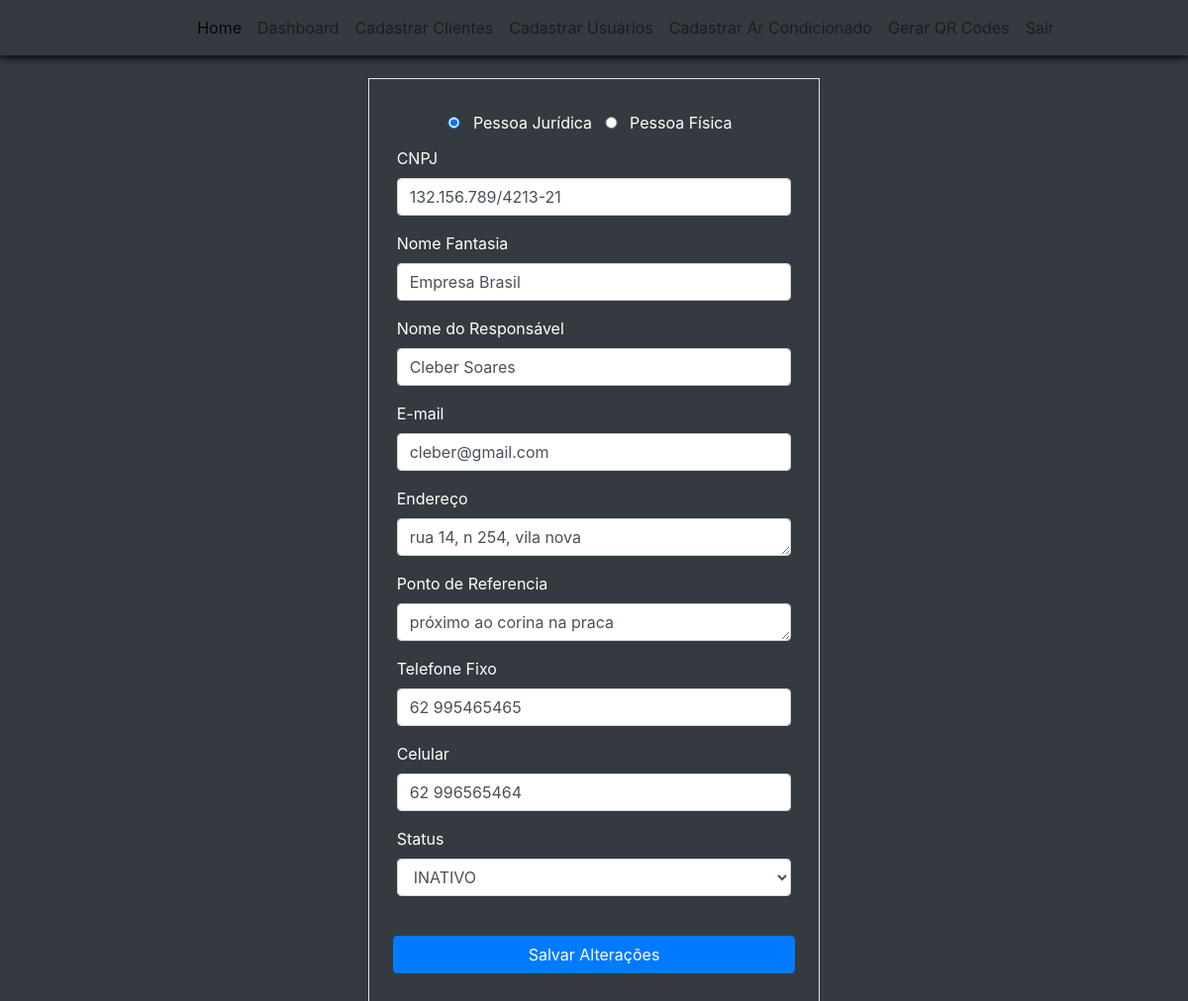
/edicao-cliente/12 (signed in), run on an earlier commit of the app's database.
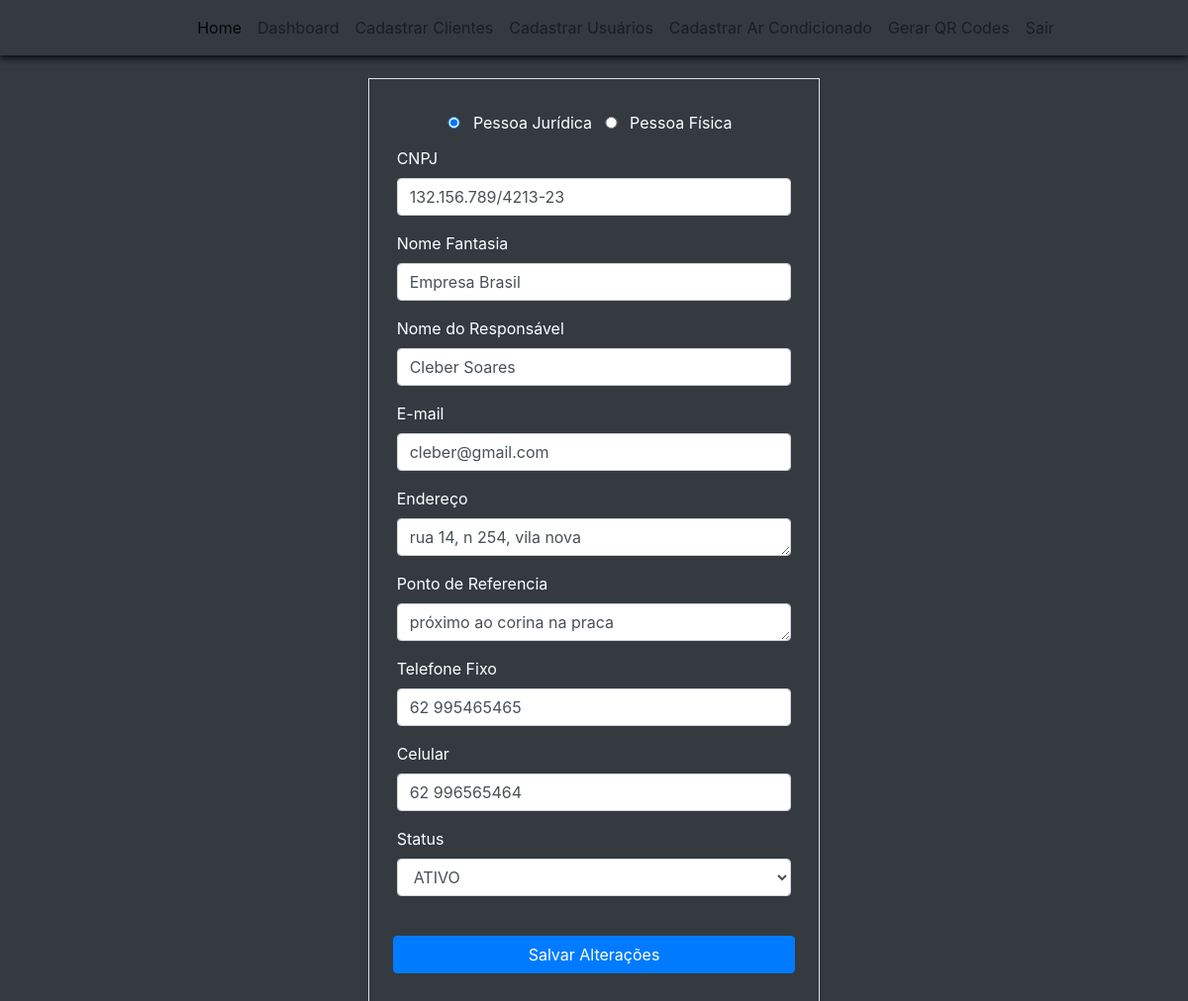
And on a later commit of the database.
### climaxcool/models.py (models this page shows)
class Customers(database.Model):
    id = database.Column(database.Integer, primary_key=True)
    type_customer = database.Column(database.String, nullable=False)
    number_register_customer = database.Column(database.String, nullable=False, unique=True)
    name_customer = database.Column(database.String, nullable=False)
    name_responsible = database.Column(database.String)
    email = database.Column(database.String)
    address = database.Column(database.String)
    telephone_fixed = database.Column(database.String)
    telephone_mobile = database.Column(database.String, nullable=False)
    reference_point = database.Column(database.String)
    status_customer = database.Column(database.String, default="ATIVO")
    date_create = database.Column(database.DateTime, nullable=False, default=datetime.utcnow)
    date_last_update = database.Column(database.DateTime, default=datetime.utcnow, onupdate=datetime.utcnow)
    id_user = database.Column(database.Integer, database.ForeignKey('users.id'), nullable=False)
    equipment = database.relationship('Equipments', backref='company_asset', lazy=True)

### climaxcool/routes/routes.py (the view)
@app.route('/edicao-cliente/<customer_id>', methods=['POST', 'GET'])
@login_required
def customers_update(customer_id):
    customers_update = customers_viewmodel.customers_update(customer_id)
    return customers_update

### climaxcool/forms.py (shortened to what this page needs)
class FormCustomerRegistration(FlaskForm):
    edit_mode = HiddenField()
    type_customer = RadioField('Tipo de Cliente', choices=["Pessoa Jurídica", "Pessoa Física"], validators=[DataRequired()])
    number_register_customer =  StringField('CNPJ')
    name_customer = StringField('Nome Fantasia', validators=[DataRequired()])
    name_responsible = StringField('Nome do Responsável')
    email = StringField('E-mail', validators=[DataRequired(), Email()])
    address = TextAreaField('Endereço')
    telephone_fixed = StringField('Telefone Fixo')
    telephone_mobile = StringField('Celular')
    reference_point = TextAreaField('Ponto de Referencia')
    status_customer = SelectField('Status',validators=[Optional()], choices=['ATIVO', 'INATIVO'])
    btn_submit_customer = SubmitField('Cadastrar Cliente')

### climaxcool/models.py (called while the page is built)
@login_manager.user_loader
def load_user(id_user):
    return Users.query.get(int(id_user))

### climaxcool/repository/repo_customers.py (called while the page is built)
    def get_customer_by_id(self, customer_id):
        customer = Customers.query.get(int(customer_id))
        return customer

### climaxcool/templates/customer_update.html (shortened to what this page needs)
{% extends 'nav_logged.html' %}
{% block bodynav %}
<div class="d-flex justify-content-center align-items-center bg-dark" style="padding-top: 70px;">
    <div class="bg-dark text-white">
        <div class="col">
            <div>
                <form method="POST" action="" class="border p-4 mt-2 mb-2">
                    <fieldset>
                        <div style="font-size: 16px;" class="text-center">
                            {% for subfield in form_customer.type_customer %}
                            <tr>
                                <td>{{ subfield(style="height: 12px;") }}</td>
                                <td>{{ subfield.label(class="my-2 mx-2") }}</td>
                            </tr>
                            {% endfor %}
                        </div>
                        <div class="row form-group mt-1 mx-1">
                            <div>
                                <label for="number_register_customer" id="label-type-client">CNPJ</label>
                            </div>
                            {% if form_customer.number_register_customer.errors %}
                            {{ form_customer.number_register_customer(id="number_register_customer", class="form-control is-invalid", placeholder="999.999.999/9999-99", maxlength="26",) }}
                            <div class="invalid-feedback">
                                {%for erro in form_customer.number_register_customer.errors %}
                                {{ erro }}
                                {%endfor%}
                            </div>
                            {%else%}
                            {{ form_customer.number_register_customer(id="number_register_customer", class="form-control", placeholder="999.999.999/9999-99", maxlength="26",) }}
                            {%endif%}
                        </div>
                        <div class="row form-group mt-1 mx-1">
                            <div>
                                <label for="name_generic" id="label-name-generic">Nome Fantasia</label>
                            </div>
                            {{ form_customer.name_customer(id="name_generic", class="form-control") }}
                        </div>
                        <div class="form-group mt-1 mx-1">
                            {{ form_customer.name_responsible.label(id='label-name-responsible', class="form-label") }}
                            {{ form_customer.name_responsible(class="form-control") }}
                        </div>
                        <div class="row form-group mt-1 mx-1">
                            {{ form_customer.email.label(class="form-label") }}
                            {% if form_customer.email.errors %}
                            {{ form_customer.email(class="form-control is-invalid", placeholder="exemplo@gmail.com") }}
                            <div class="invalid-feedback">
                                {% for erro in form_customer.email.errors %}
                                E-mail inválido
                                {% endfor %}
                            </div>
                            {% else %}
                            {{ form_customer.email(class="form-control", placeholder="exemplo@gmail.com") }}
                            {% endif %}
                        </div>
                        <div class="row form-group mt-1 mx-1">
                            {{ form_customer.address.label(class="form-label") }}
                            {{ form_customer.address(class="form-control", rows="1") }}
                        </div>
                        <div class="row form-group mt-1 mx-1">
                            {{ form_customer.reference_point.label(class="form-label") }}
                            {{ form_customer.reference_point(class="form-control w-100", rows="1") }}
                        </div>
                        <div class="row form-group mt-1 mx-1">
                            {{ form_customer.telephone_fixed.label(class="form-label") }}
                            {{ form_customer.telephone_fixed(class="form-control w-100", rows="1") }}
                        </div>
                        <div class="row form-group mt-1 mx-1">
                            {{ form_customer.telephone_mobile.label(class="form-label") }}
                            {{ form_customer.telephone_mobile(class="form-control w-100", rows="1") }}
                        </div>
                        <div class="row form-group mt-1 mx-1">
                            {{ form_customer.status_customer.label(class="form-label") }}
                            {{ form_customer.status_customer(class="form-control w-100", rows="1") }}
                        </div>
                    </fieldset>
                    <div class="w-auto">
                        <button class="w-100 btn btn-primary mt-4 mb-2" type="submit">Salvar Alterações</button>
                    </div>
                </form>
            </div>
        </div>
    </div>
</div>
{% endblock %}

### climaxcool/templates/nav_logged.html (shortened to what this page needs)
{% extends 'index.html'%}
{% block body %}
<nav class="box-shadow navbar navbar-expand-md navbar-light bg-dark fixed-top">
    <div class="margin-nav d-flex-md justify-content-center collapse navbar-collapse" id="navbarNav">
        <ul id="list-nav" class="navbar-nav">
            <li class="nav-item active">
                <a id="home" class="nav-link" href="{{ url_for('home') }}">Home</a>
            </li>
            <li class="nav-item">
                <a class="nav-link" href="{{ url_for('dashboard_customers') }}">Dashboard</a>
            </li>
            <li class="nav-item">
                <a class="nav-link" href="{{ url_for('customers_registration') }}">Cadastrar Clientes</a>
            </li>
            <li class="nav-item">
                <a class="nav-link" href="{{ url_for('users_registration') }}">Cadastrar Usuários</a>
            </li>
            <li class="nav-item">
                <a class="nav-link" href="{{ url_for('equipments_registration') }}">Cadastrar Ar Condicionado</a>
            </li>
            <li class="nav-item d-none d-xl-block">
                <a class="nav-link" href="{{ url_for('qr_code') }}">Gerar QR Codes</a>
            </li>
            <li class="nav-item">
                <a class="nav-link" href="{{ url_for('logout') }}">Sair</a>
            </li>
        </ul>
    </div>
</nav>
{% block bodynav %}
{% endblock %}
{% endblock %}

### climaxcool/templates/index.html (shortened to what this page needs)
<!DOCTYPE html>
<html lang="pt-br">
<head>
    <link rel="stylesheet" href="https://stackpath.bootstrapcdn.com/bootstrap/4.1.3/css/bootstrap.min.css">
    <link rel="stylesheet" href="https://cdnjs.cloudflare.com/ajax/libs/font-awesome/5.15.3/css/all.min.css" />
    <link rel="stylesheet" href="../static/main.css">
</head>
<body class="main-content bg-white" style="background-color: cornflowerblue; margin: 0px; padding-top: 0px">
    {% block body %}
    {% endblock %}
    <link rel="stylesheet" href="//code.jquery.com/ui/1.12.1/themes/base/jquery-ui.css">
</body>
</html>

### climaxcool/static/main.css (style rules this page uses)
.margin-nav { margin-right: auto; margin-left: 2rem; }
.box-shadow { box-shadow: 0 2px 4px 0 rgba(0, 0, 0, 0.5), 0 4px 8px 0 rgba(0, 0, 0, 0.5); }

What changed in the data, as far as the page shows it:
changed Customers "Empresa Brasil": number_register_customer "132.156.789/4213-21" → "132.156.789/4213-23"; status_customer "INATIVO" → "ATIVO"
